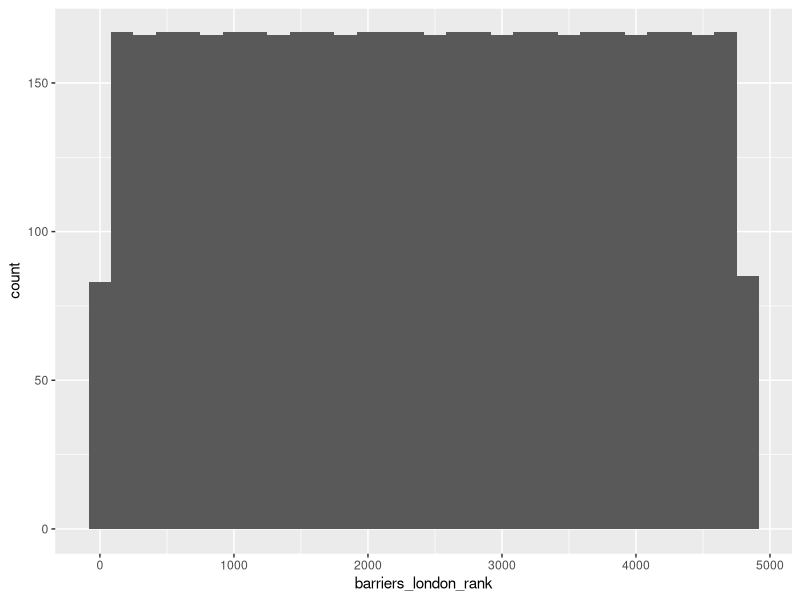
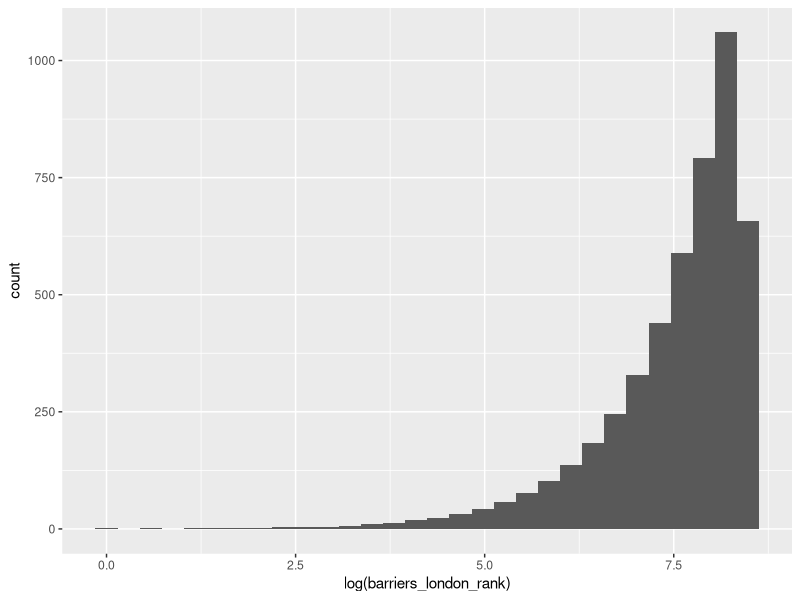
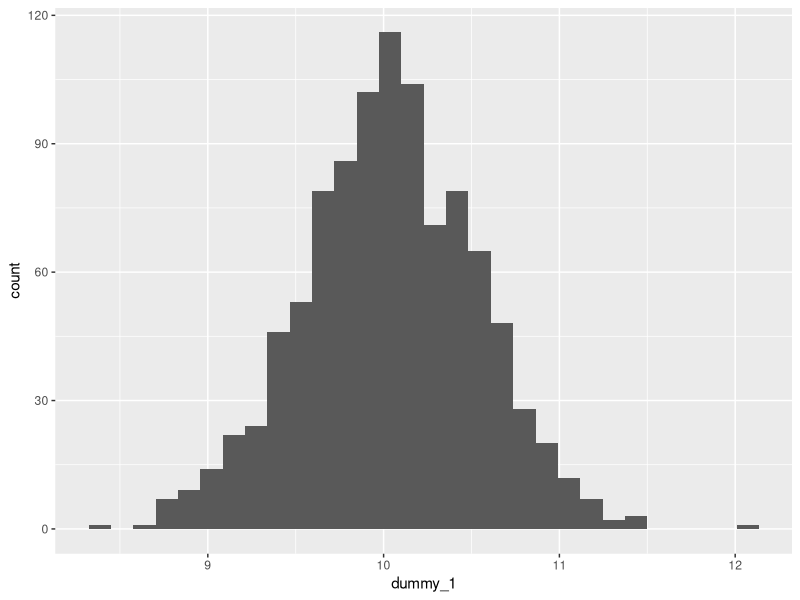
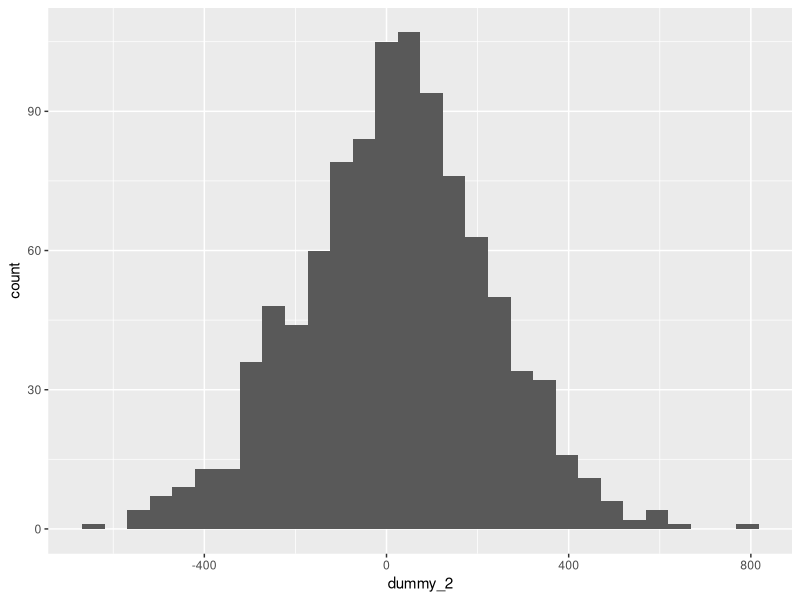
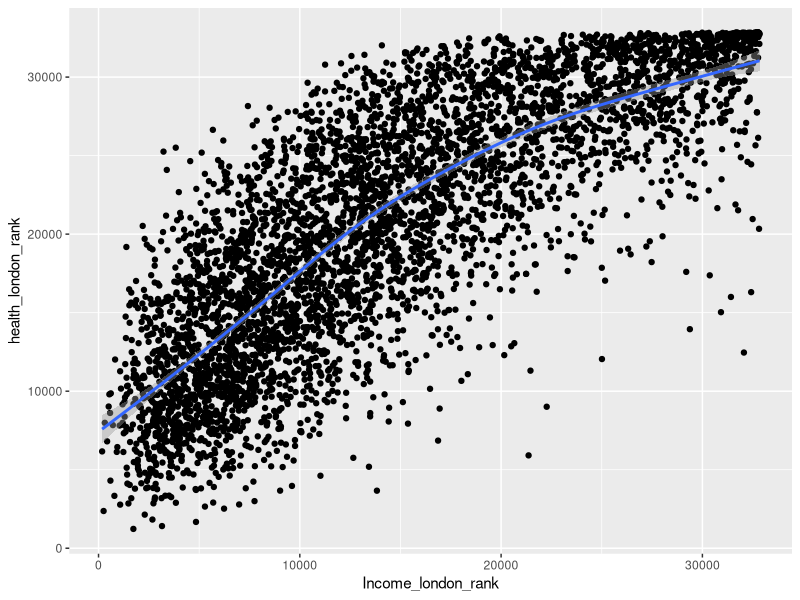

Here is the R script that generated these plots, in order:
## ---- chunk 1
## Limit printing output to max. 100 lines to avoid endless scrolling
options(max.print = 100)
## ---- chunk 2
# We will need these libraries and this data later.
library(tidyverse)
library(ggplot2)

# loading data
lon_dims_imd_2019 <- read.csv("data/English_IMD_2019_Domains_rebased_London_by_CDRC.csv")

# create a binary membership variable for City of London (for later examples)
lon_dims_imd_2019 <- lon_dims_imd_2019 %>% mutate(city = la19nm == "City of London")
## ---- chunk 3
ggplot(lon_dims_imd_2019, aes(x = barriers_london_rank)) +
  geom_histogram()
## ---- chunk 4
ggplot(lon_dims_imd_2019, aes(x = log(barriers_london_rank))) +
  geom_histogram()
## ---- chunk 5
# small standard deviation
dummy_1 <- rnorm(1000, mean = 10, sd = 0.5)
dummy_1 <- as.data.frame(dummy_1)
ggplot(dummy_1, aes(x = dummy_1)) +
  geom_histogram()

# larger standard deviation
dummy_2 <- rnorm(1000, mean = 10, sd = 200)
dummy_2 <- as.data.frame(dummy_2)
ggplot(dummy_2, aes(x = dummy_2)) +
  geom_histogram()
## ---- chunk 6
mean(lon_dims_imd_2019$barriers_london_rank, na.rm = TRUE)
## ---- chunk 7
sdbarriers <- sd(lon_dims_imd_2019$barriers_london_rank, na.rm = TRUE)
print(sdbarriers)

varbarriers <- var(lon_dims_imd_2019$barriers_london_rank, na.rm = TRUE)
print(varbarriers)
sqrt(varbarriers) == sdbarriers
## ---- chunk 8
median(lon_dims_imd_2019$barriers_london_rank, na.rm = TRUE)
## ---- chunk 9
IQR(lon_dims_imd_2019$barriers_london_rank, na.rm = TRUE)
## ---- chunk 10
table(lon_dims_imd_2019$la19nm)
## ---- chunk 11
areastable <- table(lon_dims_imd_2019$la19nm)
prop.table(areastable)
## ---- chunk 12
table(
  lon_dims_imd_2019$la19nm,
  lon_dims_imd_2019$IDAOP_london_decile
)
## ---- chunk 13
lon_dims_imd_2019 %>%
  group_by(la19nm) %>%
  summarise(avg = mean(Income_london_rank)) %>%
  arrange(la19nm, .locale = "en")
## ---- chunk 14
t.test(health_london_rank ~ city, data = lon_dims_imd_2019)$statistic
t.test(health_london_rank ~ city, data = lon_dims_imd_2019)$parameter
## ---- chunk 15
anovamodel <- aov(lon_dims_imd_2019$health_london_rank ~ lon_dims_imd_2019$la19nm)
summary(anovamodel)

TukeyHSD(anovamodel)
## ---- chunk 16
cor.test(lon_dims_imd_2019$Income_london_rank, lon_dims_imd_2019$health_london_rank)

ggplot(lon_dims_imd_2019, aes(Income_london_rank, health_london_rank)) +
  geom_point() +
  geom_smooth()
## ---- chunk 17
modelone <- lm(lon_dims_imd_2019$Income_london_rank ~ lon_dims_imd_2019$health_london_rank)
summary(modelone)
## ---- chunk 18
lon_dims_imd_2019 %>%
  mutate(city = factor(city))

modelttest <- lm(lon_dims_imd_2019$health_london_rank ~ lon_dims_imd_2019$city)

summary(modelttest)
